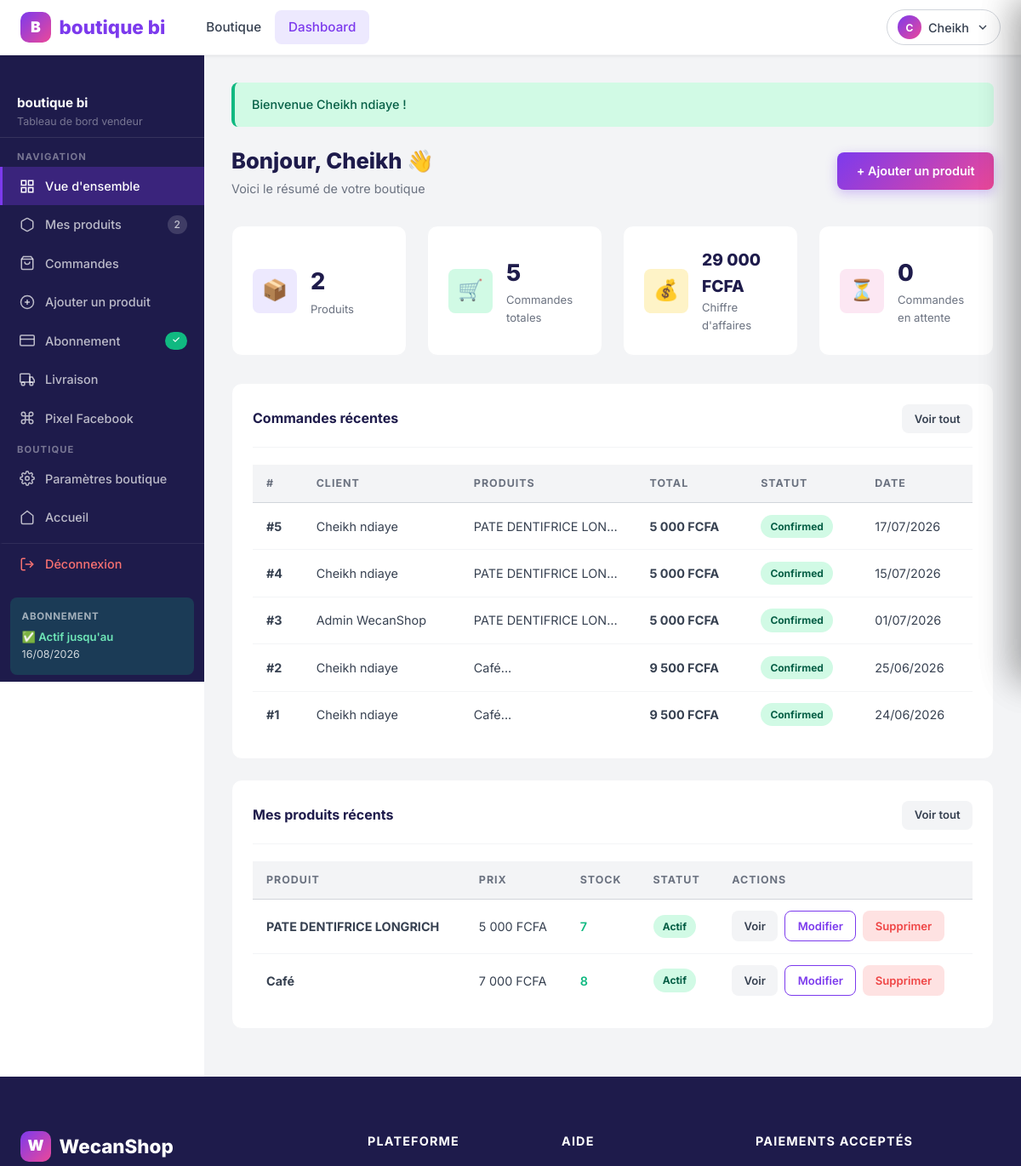
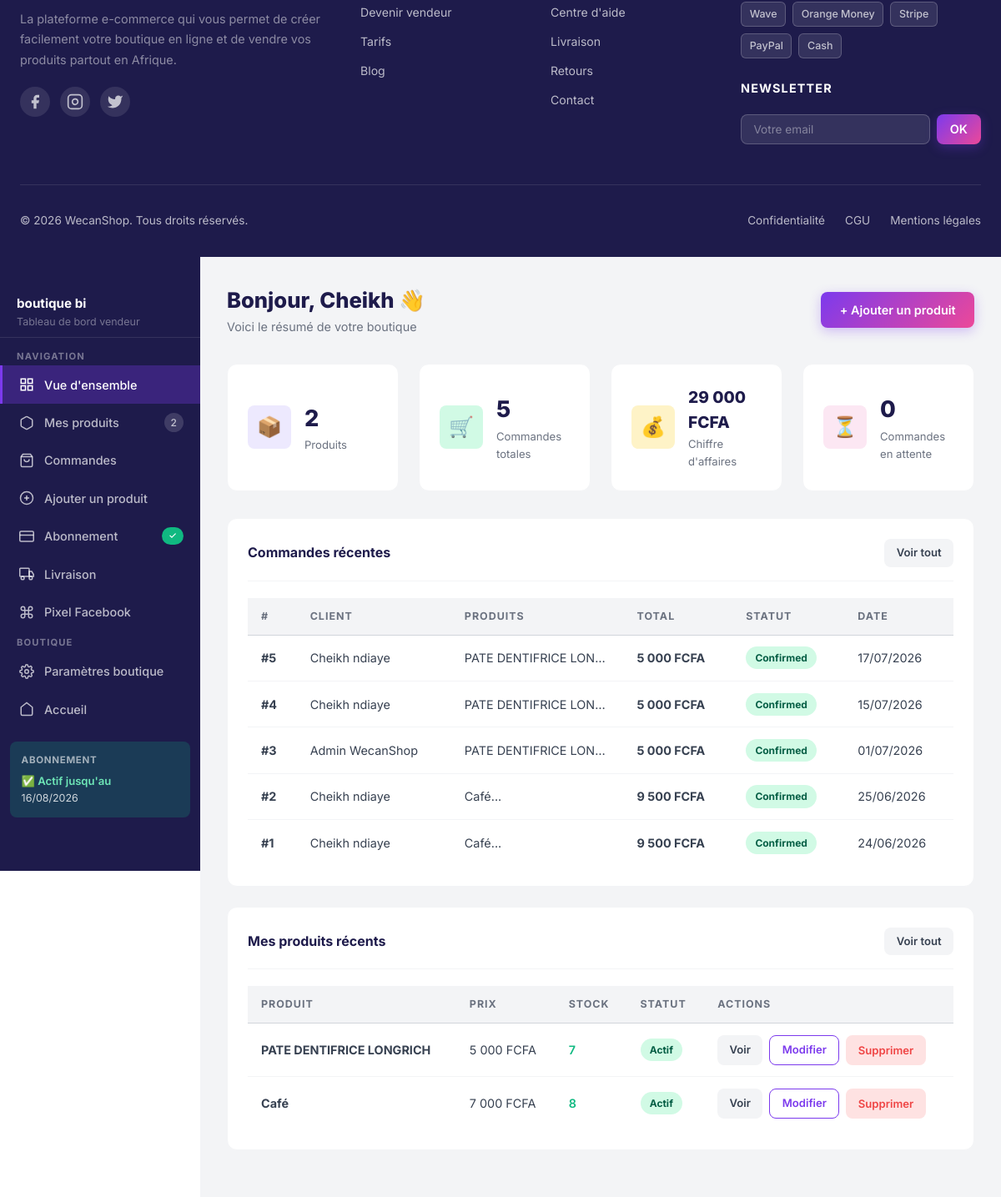
Page /dashboard.php (signed in) on the committed database (2 pictures, top to bottom).
### tables this page shows
CREATE TABLE `stores` (
  `id` int(11) NOT NULL,
  `user_id` int(11) NOT NULL,
  `name` varchar(100) NOT NULL,
  `slug` varchar(100) NOT NULL,
  `description` text DEFAULT NULL,
  `logo` varchar(255) DEFAULT NULL,
  `banner` varchar(255) DEFAULT NULL,
  `status` enum('active','inactive') DEFAULT 'active',
  `created_at` timestamp NOT NULL DEFAULT current_timestamp(),
  `subscription_status` enum('trial','active','expired') DEFAULT 'trial',
  `subscription_end_date` date DEFAULT NULL,
  `facebook_pixel_id` varchar(30) DEFAULT NULL
);

CREATE TABLE `orders` (
  `id` int(11) NOT NULL,
  `user_id` int(11) DEFAULT NULL,
  `customer_name` varchar(100) NOT NULL,
  `customer_email` varchar(150) NOT NULL,
  `customer_phone` varchar(20) DEFAULT NULL,
  `delivery_address` text NOT NULL,
  `city` varchar(100) DEFAULT NULL,
  `total` decimal(10,2) NOT NULL,
  `delivery_fee` decimal(10,2) DEFAULT 2500.00,
  `payment_method` enum('wave','orange_money','stripe','paypal','cash') DEFAULT 'cash',
  `payment_status` enum('pending','paid','failed') DEFAULT 'pending',
  `status` enum('pending','confirmed','shipping','delivered','cancelled') DEFAULT 'pending',
  `notes` text DEFAULT NULL,
  `created_at` timestamp NOT NULL DEFAULT current_timestamp()
);

CREATE TABLE `products` (
  `id` int(11) NOT NULL,
  `store_id` int(11) NOT NULL,
  `category_id` int(11) DEFAULT NULL,
  `name` varchar(200) NOT NULL,
  `slug` varchar(200) NOT NULL,
  `description` text DEFAULT NULL,
  `patient_problems` text DEFAULT NULL,
  `advantages` text DEFAULT NULL,
  `posologie` text DEFAULT NULL,
  `problems_image` varchar(255) DEFAULT NULL,
  `advantages_image` varchar(255) DEFAULT NULL,
  `posologie_image` varchar(255) DEFAULT NULL,
  `price` decimal(10,2) NOT NULL,
  `delivery_fee` decimal(10,2) DEFAULT 0.00,
  `original_price` decimal(10,2) DEFAULT NULL,
  `stock` int(11) DEFAULT 0,
  `image` varchar(255) DEFAULT NULL,
  `status` enum('active','inactive') DEFAULT 'active',
  `views` int(11) DEFAULT 0,
  `created_at` timestamp NOT NULL DEFAULT current_timestamp(),
  `problems_image_width` tinyint(4) DEFAULT 100,
  `advantages_image_width` tinyint(4) DEFAULT 100,
  `posologie_image_width` tinyint(4) DEFAULT 100
);

### dashboard.php (the view, shortened to what the rows shown need)
<?php
require_once __DIR__ . '/includes/header.php';
$stmt = $pdo->prepare("SELECT * FROM stores WHERE user_id = ? LIMIT 1");
$stmt->execute([$_SESSION['user_id']]);
$store = $stmt->fetch();
$storeId = $store['id'];
$recentOrders = $pdo->prepare("
    SELECT DISTINCT o.*, GROUP_CONCAT(oi.product_name SEPARATOR ', ') as products
    FROM orders o
    JOIN order_items oi ON o.id = oi.order_id
    JOIN products p ON oi.product_id = p.id
    WHERE p.store_id = ?
    GROUP BY o.id
    ORDER BY o.created_at DESC
    LIMIT 10
");
$recentOrders->execute([$storeId]);
$recentOrders = $recentOrders->fetchAll();
$products = $pdo->prepare("
    SELECT p.*, c.name as category_name
    FROM products p
    LEFT JOIN categories c ON p.category_id = c.id
    WHERE p.store_id = ?
    ORDER BY p.created_at DESC
    LIMIT 10
");
$products->execute([$storeId]);
$products = $products->fetchAll();
$section = $_GET['section'] ?? 'overview';
$sub = getStoreSubscription($storeId);
?>
<div class="dashboard-layout">
    <aside class="dashboard-sidebar">
        <div style="padding:1.25rem 1.25rem .5rem;border-bottom:1px solid rgba(255,255,255,.1);margin-bottom:.5rem">
            <div style="font-weight:700;color:white;font-size:.95rem"><?= escape($store['name']) ?></div>
            <div style="font-size:.78rem;color:rgba(255,255,255,.4)">Tableau de bord vendeur</div>
        </div>
        <div style="margin:1rem .75rem .5rem;padding:.85rem;border-radius:var(--radius-sm);background:<?= $sub['needs_payment'] ? '#7F1D1D' : ($sub['in_trial'] ? 'rgba(124,58,237,.3)' : 'rgba(16,185,129,.2)') ?>">
            <div style="font-size:.72rem;font-weight:700;color:rgba(255,255,255,.6);text-transform:uppercase;letter-spacing:.06em;margin-bottom:.3rem">Abonnement</div>
            <?php if ($sub['needs_payment']): ?>
                <div style="font-size:.82rem;color:#FCA5A5;font-weight:600">⚠️ Paiement requis</div>
                <a href="<?= SITE_URL ?>/subscribe.php" style="display:block;margin-top:.5rem;text-align:center;padding:.4rem;background:#EF4444;color:white;border-radius:6px;font-size:.75rem;font-weight:700;text-decoration:none">Souscrire — 3 000 FCFA</a>
            <?php elseif ($sub['is_subscribed']): ?>
                <div style="font-size:.82rem;color:#6EE7B7;font-weight:600">✅ Actif jusqu'au</div>
                <div style="font-size:.78rem;color:rgba(255,255,255,.8)"><?= date('d/m/Y', strtotime($sub['sub_end_date'])) ?></div>
            <?php endif; ?>
        </div>
    </aside>
    <main class="dashboard-main">
        <?php if ($section === 'overview'): ?>
        <div class="card">
            <?php if (empty($recentOrders)): ?>
            <div class="empty-state" style="padding:2rem">
                <div class="empty-state-icon" style="font-size:2.5rem">📦</div>
                <p>Aucune commande pour l'instant</p>
            </div>
            <?php else: ?>
            <table class="table">
                <thead>
                    <tr>
                        <th>#</th><th>Client</th><th>Produits</th><th>Total</th><th>Statut</th><th>Date</th>
                    </tr>
                </thead>
                <tbody>
                    <?php foreach (array_slice($recentOrders, 0, 5) as $order): ?>
                    <tr>
                        <td><strong>#<?= $order['id'] ?></strong></td>
                        <td><?= escape($order['customer_name']) ?></td>
                        <td style="max-width:180px;overflow:hidden;text-overflow:ellipsis;white-space:nowrap" title="<?= escape($order['products']) ?>"><?= escape(substr($order['products'], 0, 40)) ?>...</td>
                        <td><strong><?= formatPrice($order['total']) ?></strong></td>
                        <td><span class="badge badge-<?= $order['status'] ?>"><?= ucfirst($order['status']) ?></span></td>
                        <td><?= date('d/m/Y', strtotime($order['created_at'])) ?></td>
                    </tr>
                    <?php endforeach; ?>
                </tbody>
            </table>
            <?php endif; ?>
        </div>
        <div class="card">
            <?php if (empty($products)): ?>
            <div class="empty-state" style="padding:2rem">
                <div class="empty-state-icon" style="font-size:2.5rem">🛍️</div>
                <p>Aucun produit ajouté</p>
                <a href="?section=add_product" class="btn btn-primary btn-sm">Ajouter mon premier produit</a>
            </div>
            <?php else: ?>
            <table class="table">
                <thead>
                    <tr><th>Produit</th><th>Prix</th><th>Stock</th><th>Statut</th><th>Actions</th></tr>
                </thead>
                <tbody>
                    <?php foreach (array_slice($products, 0, 5) as $p): ?>
                    <tr id="product-row-<?= $p['id'] ?>">
                        <td><strong><?= escape($p['name']) ?></strong></td>
                        <td><?= formatPrice($p['price']) ?></td>
                        <td>
                            <span style="color:<?= $p['stock'] < 5 ? 'var(--danger)' : 'var(--success)' ?>;font-weight:600">
                                <?= $p['stock'] ?>
                            </span>
                        </td>
                        <td><span class="badge badge-<?= $p['status'] ?>"><?= $p['status'] === 'active' ? 'Actif' : 'Inactif' ?></span></td>
                        <td>
                            <div style="display:flex;gap:.5rem">
                                <a href="<?= SITE_URL ?>/product.php?id=<?= $p['id'] ?>" class="btn btn-secondary btn-sm">Voir</a>
                                <a href="?section=edit_product&id=<?= $p['id'] ?>" class="btn btn-outline btn-sm">Modifier</a>
                                <button onclick="deleteProduct(<?= $p['id'] ?>)" class="btn btn-sm" style="background:#FEE2E2;color:var(--danger)">Supprimer</button>
                            </div>
                        </td>
                    </tr>
                    <?php endforeach; ?>
                </tbody>
            </table>
            <?php endif; ?>
        </div>
        <?php endif; ?>
    </main>
</div>
<?php require_once __DIR__ . '/includes/footer.php'; ?>
<?php
require_once __DIR__ . '/includes/header.php';
$stmt = $pdo->prepare("SELECT * FROM stores WHERE user_id = ? LIMIT 1");
$stmt->execute([$_SESSION['user_id']]);
$store = $stmt->fetch();
$storeId = $store['id'];
$recentOrders = $pdo->prepare("
    SELECT DISTINCT o.*, GROUP_CONCAT(oi.product_name SEPARATOR ', ') as products
    FROM orders o
    JOIN order_items oi ON o.id = oi.order_id
    JOIN products p ON oi.product_id = p.id
    WHERE p.store_id = ?
    GROUP BY o.id
    ORDER BY o.created_at DESC
    LIMIT 10
");
$recentOrders->execute([$storeId]);
$recentOrders = $recentOrders->fetchAll();
$products = $pdo->prepare("
    SELECT p.*, c.name as category_name
    FROM products p
    LEFT JOIN categories c ON p.category_id = c.id
    WHERE p.store_id = ?
    ORDER BY p.created_at DESC
    LIMIT 10
");
$products->execute([$storeId]);
$products = $products->fetchAll();
$section = $_GET['section'] ?? 'overview';
$sub = getStoreSubscription($storeId);
?>
<div class="dashboard-layout">
    <aside class="dashboard-sidebar">
        <div style="padding:1.25rem 1.25rem .5rem;border-bottom:1px solid rgba(255,255,255,.1);margin-bottom:.5rem">
            <div style="font-weight:700;color:white;font-size:.95rem"><?= escape($store['name']) ?></div>
            <div style="font-size:.78rem;color:rgba(255,255,255,.4)">Tableau de bord vendeur</div>
        </div>
        <div style="margin:1rem .75rem .5rem;padding:.85rem;border-radius:var(--radius-sm);background:<?= $sub['needs_payment'] ? '#7F1D1D' : ($sub['in_trial'] ? 'rgba(124,58,237,.3)' : 'rgba(16,185,129,.2)') ?>">
            <div style="font-size:.72rem;font-weight:700;color:rgba(255,255,255,.6);text-transform:uppercase;letter-spacing:.06em;margin-bottom:.3rem">Abonnement</div>
            <?php if ($sub['needs_payment']): ?>
                <div style="font-size:.82rem;color:#FCA5A5;font-weight:600">⚠️ Paiement requis</div>
                <a href="<?= SITE_URL ?>/subscribe.php" style="display:block;margin-top:.5rem;text-align:center;padding:.4rem;background:#EF4444;color:white;border-radius:6px;font-size:.75rem;font-weight:700;text-decoration:none">Souscrire — 3 000 FCFA</a>
            <?php elseif ($sub['is_subscribed']): ?>
                <div style="font-size:.82rem;color:#6EE7B7;font-weight:600">✅ Actif jusqu'au</div>
                <div style="font-size:.78rem;color:rgba(255,255,255,.8)"><?= date('d/m/Y', strtotime($sub['sub_end_date'])) ?></div>
            <?php endif; ?>
        </div>
    </aside>
    <main class="dashboard-main">
        <?php if ($section === 'overview'): ?>
        <div class="card">
            <?php if (empty($recentOrders)): ?>
            <div class="empty-state" style="padding:2rem">
                <div class="empty-state-icon" style="font-size:2.5rem">📦</div>
                <p>Aucune commande pour l'instant</p>
            </div>
            <?php else: ?>
            <table class="table">
                <thead>
                    <tr>
                        <th>#</th><th>Client</th><th>Produits</th><th>Total</th><th>Statut</th><th>Date</th>
                    </tr>
                </thead>
                <tbody>
                    <?php foreach (array_slice($recentOrders, 0, 5) as $order): ?>
                    <tr>
                        <td><strong>#<?= $order['id'] ?></strong></td>
                        <td><?= escape($order['customer_name']) ?></td>
                        <td style="max-width:180px;overflow:hidden;text-overflow:ellipsis;white-space:nowrap" title="<?= escape($order['products']) ?>"><?= escape(substr($order['products'], 0, 40)) ?>...</td>
                        <td><strong><?= formatPrice($order['total']) ?></strong></td>
                        <td><span class="badge badge-<?= $order['status'] ?>"><?= ucfirst($order['status']) ?></span></td>
                        <td><?= date('d/m/Y', strtotime($order['created_at'])) ?></td>
                    </tr>
                    <?php endforeach; ?>
                </tbody>
            </table>
            <?php endif; ?>
        </div>
        <div class="card">
            <?php if (empty($products)): ?>
            <div class="empty-state" style="padding:2rem">
                <div class="empty-state-icon" style="font-size:2.5rem">🛍️</div>
                <p>Aucun produit ajouté</p>
                <a href="?section=add_product" class="btn btn-primary btn-sm">Ajouter mon premier produit</a>
            </div>
            <?php else: ?>
            <table class="table">
                <thead>
                    <tr><th>Produit</th><th>Prix</th><th>Stock</th><th>Statut</th><th>Actions</th></tr>
                </thead>
                <tbody>
                    <?php foreach (array_slice($products, 0, 5) as $p): ?>
                    <tr id="product-row-<?= $p['id'] ?>">
                        <td><strong><?= escape($p['name']) ?></strong></td>
                        <td><?= formatPrice($p['price']) ?></td>
                        <td>
                            <span style="color:<?= $p['stock'] < 5 ? 'var(--danger)' : 'var(--success)' ?>;font-weight:600">
                                <?= $p['stock'] ?>
                            </span>
                        </td>
                        <td><span class="badge badge-<?= $p['status'] ?>"><?= $p['status'] === 'active' ? 'Actif' : 'Inactif' ?></span></td>
                        <td>
                            <div style="display:flex;gap:.5rem">
                                <a href="<?= SITE_URL ?>/product.php?id=<?= $p['id'] ?>" class="btn btn-secondary btn-sm">Voir</a>
                                <a href="?section=edit_product&id=<?= $p['id'] ?>" class="btn btn-outline btn-sm">Modifier</a>
                                <button onclick="deleteProduct(<?= $p['id'] ?>)" class="btn btn-sm" style="background:#FEE2E2;color:var(--danger)">Supprimer</button>
                            </div>
                        </td>
                    </tr>
                    <?php endforeach; ?>
                </tbody>
            </table>
            <?php endif; ?>
        </div>
        <?php endif; ?>
    </main>
</div>
<?php require_once __DIR__ . '/includes/footer.php'; ?>

### includes/header.php (shortened to what the rows shown need)
<?php
require_once __DIR__ . '/../config/db.php';
require_once __DIR__ . '/functions.php';
$navBrandName = 'WecanShop';
$navBrandLetter = 'W';
if (isSeller() && !isAdmin() && isset($_SESSION['user_id'])) {
    $storeNameStmt = $pdo->prepare("SELECT name FROM stores WHERE user_id = ? LIMIT 1");
    $storeNameStmt->execute([$_SESSION['user_id']]);
    $storeName = $storeNameStmt->fetchColumn();
    if ($storeName) {
        $navBrandName   = $storeName;
        $navBrandLetter = strtoupper(mb_substr($storeName, 0, 1, 'UTF-8'));
    }
}
?>
<!DOCTYPE html>
<html lang="fr">
<head>
    <link rel="stylesheet" href="<?= SITE_URL ?>/assets/css/style.css?v=<?= filemtime(__DIR__ . '/../assets/css/style.css') ?>">
</head>
<body>
<nav class="navbar">
    <div class="container navbar-inner">
        <a href="<?= SITE_URL ?>/index.php" class="navbar-brand">
            <span class="brand-icon"><?= $navBrandLetter ?></span>
            <span><?= escape($navBrandName) ?></span>
        </a>
    </div>
</nav>
<div class="page-content">

### rows in the picture
stores: name "B", name "boutique bi", subscription_end_date "16/08/2026"
orders: id "5", customer_name "Cheikh ndiaye", products "PATE DENTIFRICE LON…", total "5 000 FCFA", status "Confirmed", created_at "17/07/2026"
orders: id "4", customer_name "Cheikh ndiaye", products "PATE DENTIFRICE LON…", total "5 000 FCFA", status "Confirmed", created_at "15/07/2026"
orders: id "3", customer_name "Admin WecanShop", products "PATE DENTIFRICE LON…", total "5 000 FCFA", status "Confirmed", created_at "01/07/2026"
orders: id "2", customer_name "Cheikh ndiaye", products "Café", total "9 500 FCFA", status "Confirmed", created_at "25/06/2026"
orders: id "1", customer_name "Cheikh ndiaye", products "Café", total "9 500 FCFA", status "Confirmed", created_at "24/06/2026"
products: name "PATE DENTIFRICE LONGRICH", price "5 000 FCFA", stock "7", status "Actif"
products: name "Café", price "7 000 FCFA", stock "8", status "Actif"

### other values in the picture
substr($_SESSION['user_name'] ?? 'U', 0, 1) "C"
explode(' ', $_SESSION['user_name'] ?? '')[0] "Cheikh"
$totalProducts "2"
$flash['message'] "Bienvenue Cheikh ndiaye !"
explode(' ', $_SESSION['user_name'])[0] "Cheikh"
$totalOrders "5"
formatPrice($revenue) "29 000 FCFA"
$pendingOrders "0"
